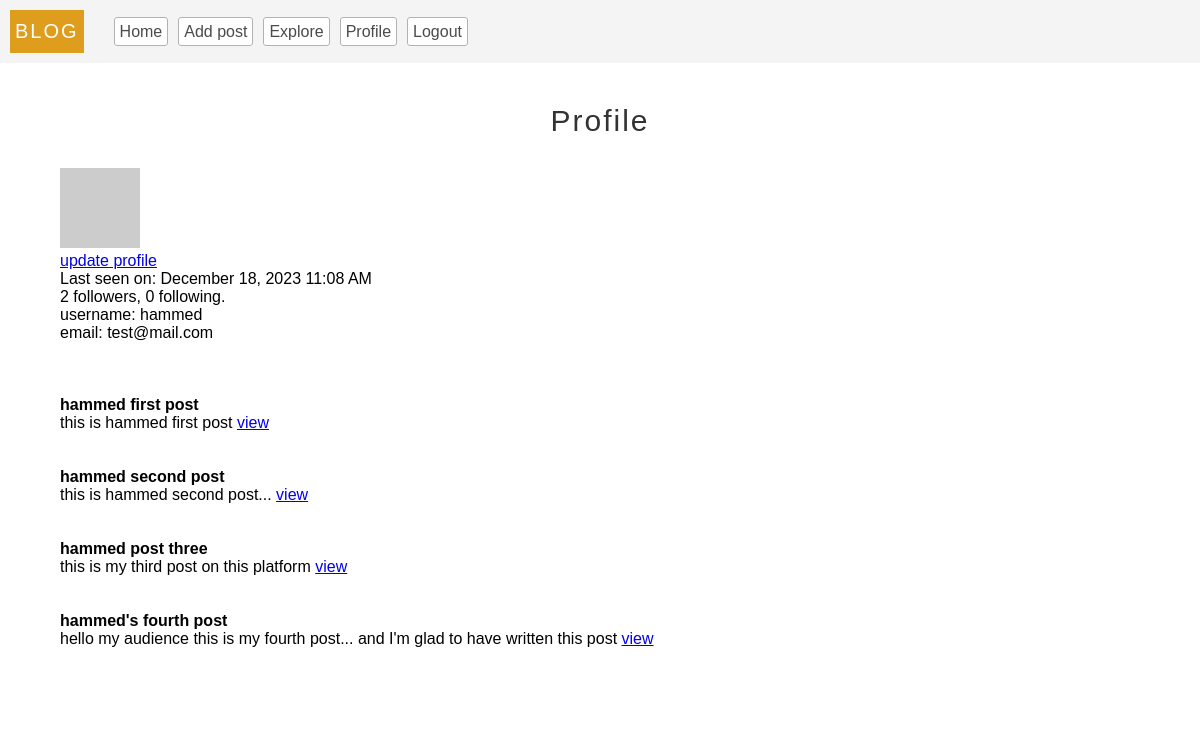
The page /profile (signed in) on the database as committed earlier.
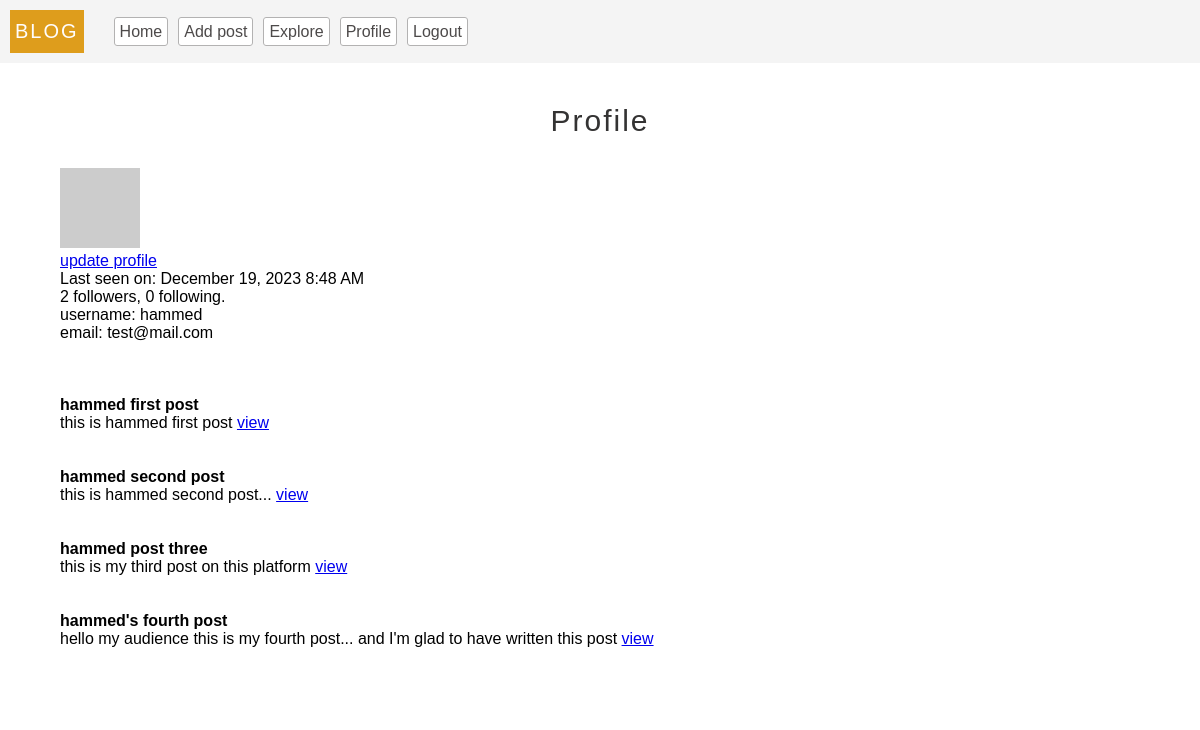
The same page on the database as committed later.
### models.py (models this page shows, shortened)
class User(db.Model, UserMixin):
  __tablename__ = 'users'
  id = db.Column(db.Integer, primary_key = True)
  username = db.Column(db.String(100), unique = True, index = True)
  email = db.Column(db.String(100), index = True, unique = True)
  password = db.Column(db.String(200))
  last_seen = db.Column(db.DateTime, default=datetime.utcnow, index = True)
  about_me = db.Column(db.String, nullable=True)
  posts = db.relationship(
    'Post',
    backref = 'author',
    lazy = 'dynamic'
  )
  followed = db.relationship(
    'User',
    secondary = followers,
    primaryjoin = (followers.c.follower_id == id),
    secondaryjoin = (followers.c.followed_id == id),
    backref = db.backref('followers', lazy='dynamic'),
    lazy = 'dynamic'
  )
  follower = db.relationship(
    'User',
    secondary = followers,
    primaryjoin = (followers.c.followed_id == id),
    secondaryjoin = (followers.c.follower_id == id),
    backref = db.backref('followed_user', lazy='dynamic'),
    lazy = 'dynamic'
  )
  def avatar(self, size='80'):
    digest = md5(str(self.email).lower().encode('utf-8')).hexdigest()
    return f'https://gravatar.com/avatar/{digest}?d=identicon&s={size}'
  def update_last_seen(self):
    self.last_seen = datetime.utcnow()
    db.session.commit()
  @login.user_loader
  def get_user(id):
    return User.query.get(int(id))

### server.py (the view)
@app.route('/profile')
@login_required
def profile():
  return render_template('profile.html', title='Profile', user = current_user, posts = current_user.posts)

### app.py (called while the page is built)
def get_locale():
  print('getting client preferred language.')
  return request.accept_languages.best_match(app.config['LANGUAGES'])

### server.py (called while the page is built)
@app.before_request
def validate():
  if current_user.is_authenticated:
    current_user.update_last_seen()
  g.locale =  (str(get_locale()))

### templates/profile.html (shortened to what this page needs)
{% extends 'base.html'%}
{% block content %}
  <center><p class="header">{{_('Profile')}}</p></center>
  <div class="profile-photo-container">
    <img class="profile-photo" src="{{current_user.avatar()}}" alt="photo"/>
    <p><a href="{{url_for('update_profile')}}"> {{_('update profile')}}</a></p>
  </div>
  {% if user.last_seen %}<p>{{ _( 'Last seen on: %(time)s ', time = moment(user.last_seen).format('LLL') ) }}</p>{% endif %}
  <p>{{ user.follower.count() }} {{_('followers')}}, {{ user.followed.count() }} {{_('following')}}.</p>
  <p>{{_('username')}}: {{current_user.username}}</p>
  <p>{{_('email')}}: {{current_user.email}}</p>
  <br><br>
  {% for post in posts %}
  <br>
      <article>
        <h4>{{post.title}}</h4>
        {{post.body}}
        <a href="/post/{{post.id}}">view</a>
      </article>
  <br>
    {% endfor %}
{% endblock %}

Rows that differ between the two databases and show on the page:
changed User "hammed": last_seen "Last seen on: December 18, 2023 11:08 AM" → "Last seen on: December 19, 2023 8:48 AM"
